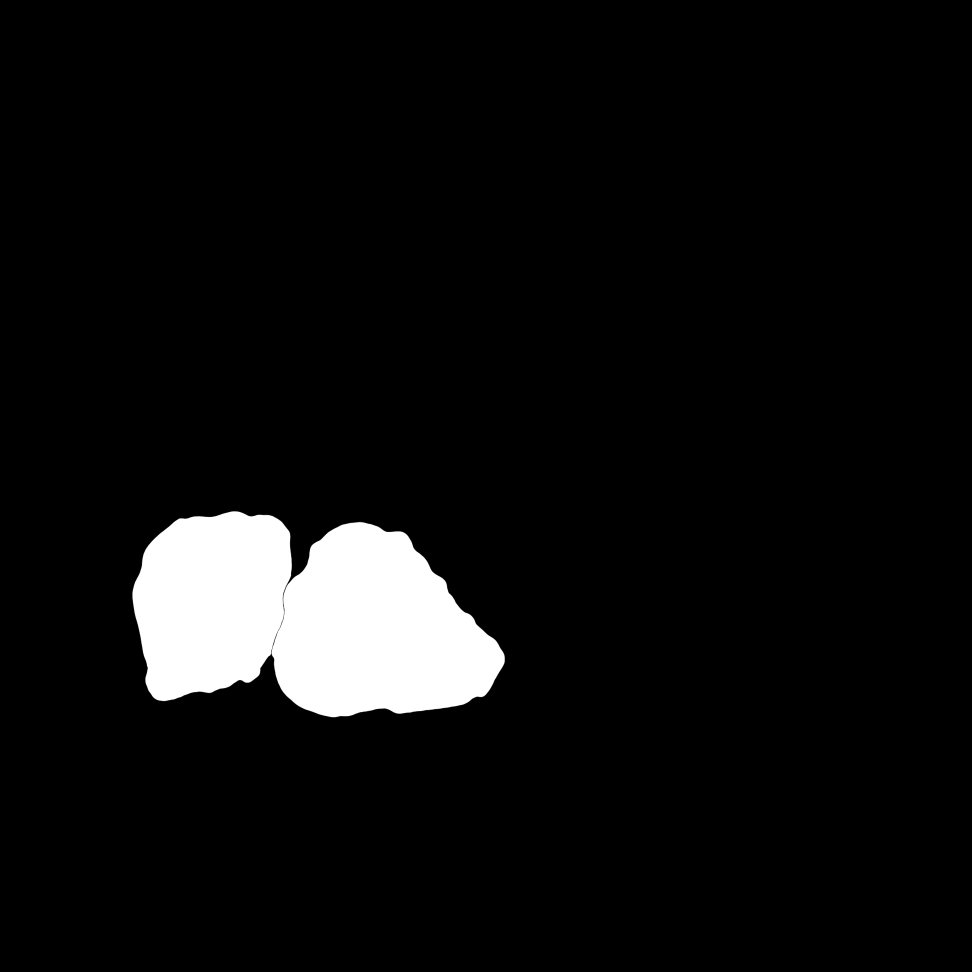
#> input picture Masks/L19_M1_C2.png, 1944 x 1944 px, found by its file name (shown at 1/2 size)
$ python CloudVersion.py
#> lines starting #> are read from the running program, lines starting #| are printed output that depends on the picture; after the words box and inside, x2 and y2 are one past the last pixel; in counts of white or black regions, pixels touching at a corner belong together
#> further down, img is the input picture: shape (1944, 1944, 3); min 0, max 255, mean 15
import time
import cv2
import cvzone
import numpy as np
from cvzone.ColorModule import ColorFinder

#Calculate the distance between two given points
def distanceCalculate(p1, p2):
    #p1 and p2 in format (x1,y1) and (x2,y2) tuples
    dis = ((p2[0] - p1[0]) ** 2 + (p2[1] - p1[1]) ** 2) ** 0.5
    return dis

#Calculate de Center of a contour polygon
def polygonCenter (contour):
    peri = cv2.arcLength(contour, True)
    approx = cv2.approxPolyDP(contour, 0.02 * peri, True)
    x, y, w, h = cv2.boundingRect(approx)
    cx, cy = x + (w // 2), y + (h // 2)
    return cx, cy

#Pre Process Method
def coreIdentification(img):

    mask = dynamicThresholding(img)
    #Pre Process
    contours, hierarchy = cv2.findContours(mask, cv2.RETR_EXTERNAL, cv2.CHAIN_APPROX_NONE)
    cv2.drawContours(mask,contours, -1, color=(255,255,255),thickness=cv2.FILLED)
    minArea = 7000
    for i in range(len(contours)):
        cnt = contours[i]
        area = cv2.contourArea(cnt)
        if area < minArea:
            cv2.drawContours(mask,contours,i,color=(0,0,0),thickness=cv2.FILLED)

    #Checking if the contoures detected are actual cores
    mask2 = np.zeros((1944,1944 , 1), dtype = np.uint8)
    cores = cv2.HoughCircles(mask, cv2.HOUGH_GRADIENT, 1, 160, param1=50, param2=6, minRadius=110, maxRadius=120)

    if cores is not None:
        cores = np.uint16(np.around(cores))

        #Getting rid of the not rounded contours
        contours, hierarchy1 = cv2.findContours(mask, cv2.RETR_EXTERNAL, cv2.CHAIN_APPROX_NONE)
        for (x,y,r ) in cores[0,:]:
            for i in range(len(contours)):
                cnt = contours[i]
                if 1 ==  cv2.pointPolygonTest(cnt,(x,y),False):
                    cv2.drawContours(mask2,contours,i,color=(255,255,255),thickness=cv2.FILLED)

    #Update found cores contours
    contours, hierarchy1 = cv2.findContours(mask2, cv2.RETR_EXTERNAL, cv2.CHAIN_APPROX_NONE)

    return mask2, contours

#Cytoplasm Identification
def cytoplasmIdentification (img, coreMask, cores):

    #CoreColors
    myColorFinder = ColorFinder(False)
    # Custom Color
    hsvVals = {'hmin': 70, 'smin': 180, 'vmin': 104, 'hmax': 255, 'smax': 255, 'vmax': 255}
    #Color Detection
    coreImgColor, mask = myColorFinder.update(img,hsvVals)

    myColorFinder = ColorFinder(False)
    # Custom Color
    #hsv(285, 20%, 86%)
    hsvVals = {'hmin': 14, 'smin': 29, 'vmin': 60, 'hmax': 360, 'smax': 360, 'vmax': 360}
    #Color Detection
    imgColor, mask = myColorFinder.update(img,hsvVals)
    diff = cv2.subtract(imgColor, coreImgColor)

    contours, hierarchy = cv2.findContours(mask, cv2.RETR_EXTERNAL, cv2.CHAIN_APPROX_NONE)
    cv2.drawContours(mask,contours, -1, color=(255,255,255),thickness=cv2.FILLED)
    minArea = 7000
    for i in range(len(contours)):
        cnt = contours[i]
        area = cv2.contourArea(cnt)
        if area < minArea:
            cv2.drawContours(mask,contours,i,color=(0,0,0),thickness=cv2.FILLED)
    diff2 = cv2.subtract(mask, coreMask)
    kernel = np.ones((5,5),np.uint8)
    diff2 = cv2.erode(diff2,kernel,iterations=1)

    contours, hierarchy = cv2.findContours(diff2, cv2.RETR_EXTERNAL, cv2.CHAIN_APPROX_NONE)
    cv2.drawContours(diff2,contours, -1, color=(255,255,255),thickness=cv2.FILLED)
    minArea = 50000

    for i in range(len(contours)):
        cnt = contours[i]
        area = cv2.contourArea(cnt)
        if area < minArea:
            cv2.drawContours(diff2,contours,i,color=(0,0,0),thickness=cv2.FILLED)

    kernel = np.ones((5,5),np.uint8)
    diff2 = cv2.dilate(diff2,kernel,iterations=1)
    contours, hierarchy = cv2.findContours(diff2, cv2.RETR_EXTERNAL, cv2.CHAIN_APPROX_NONE)

    #Blank mask
    mask2 = np.zeros((1944,1944 , 1), dtype = np.uint8)
    #Checking if the cytoplasm detected are atatch to a sutable core
    contours, hierarchy = cv2.findContours(diff2, cv2.RETR_EXTERNAL, cv2.CHAIN_APPROX_NONE)

    #Getting rid of not false macrophages identified
    for i in range(len(cores)):
        #Cores center
        cx, cy = polygonCenter(cores[i])
        for j in range(len(contours)):
            #Cytoplasm center
            x, y = polygonCenter(contours[j])
            if 200 > distanceCalculate((x,y),(cx,cy)):
                cv2.drawContours(mask2,contours,j,color=(255,255,255),thickness=cv2.FILLED)
                cv2.drawContours(mask2,cores,i,color=(255,255,255),thickness=cv2.FILLED)

    return mask2

#Dynamic thresholding
def dynamicThresholding (img):
    #Reding input image
    img = cv2.cvtColor(img,cv2.COLOR_BGR2GRAY)
#> img: shape (1944, 1944)
    #Apply threshold
    ret1,th1 = cv2.threshold(img,0,255,cv2.THRESH_BINARY+cv2.THRESH_OTSU)
#> th1: shape (1944, 1944); 5.9% white; 1 white region, box (x1, y1, x2, y2) and area: (265, 1023, 1010, 1434) 221942
#> ret1 = 127
    #Invert mask
    th1 = cv2.bitwise_not(th1)
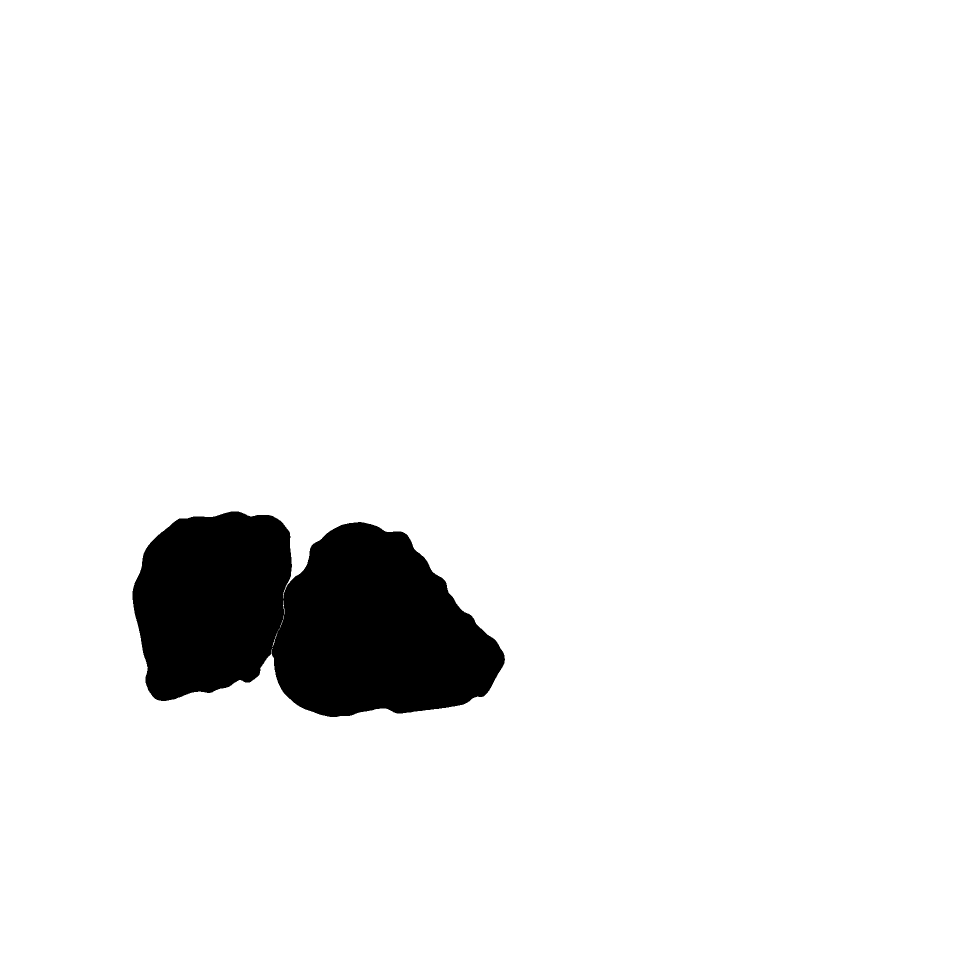
#> th1: shape (1944, 1944) (shown at 1/2 size); 94.1% white; 1 black region
    #Find contours
    contours, hierarchy = cv2.findContours(th1, cv2.RETR_EXTERNAL, cv2.CHAIN_APPROX_NONE)
#> contours = 1 contour; box (x1, y1, x2, y2) and area: (0, 0, 1944, 1944) 3775249
    #Draw contours
    cv2.drawContours(th1,contours, -1, color=(255,255,255),thickness=cv2.FILLED)
#> th1: shape (1944, 1944); 5.87% of pixels changed, all inside (x1, y1, x2, y2) = (265, 1023, 1010, 1434)
    #Filter by area
    minArea = 7000
    if len(contours) > 0:
        for i in range(len(contours)):
            cnt = contours[i]
            area = cv2.contourArea(cnt)
            if area >= minArea:
                cv2.drawContours(th1,contours,i,color=(0,0,0),thickness=cv2.FILLED)
#> this loop made 1 pass
#> area on pass 1: 3775249
#> th1: shape (1944, 1944); every value is 0
    #Update Contours
    contours, hierarchy = cv2.findContours(th1, cv2.RETR_EXTERNAL, cv2.CHAIN_APPROX_NONE)
#> contours = []
    #Hough Transform to check roundiness
    cores = cv2.HoughCircles(th1, cv2.HOUGH_GRADIENT, 1, 160, param1=50, param2=6, minRadius=110, maxRadius=120)
#> cores = None
    if cores is not None:
        cores = np.uint16(np.around(cores))
    #Blank Mask
    mask = np.zeros((1944,1944 , 1), dtype = np.uint8)
    if cores is not None:
        for (x,y,r ) in cores[0,:]:
            for i in range(len(contours)):
                cnt = contours[i]
                if 1 ==  cv2.pointPolygonTest(cnt,(x,y),False):
                    cv2.drawContours(mask,contours,i,color=(255,255,255),thickness=cv2.FILLED)
    #Update Contours
    contours, hierarchy = cv2.findContours(mask, cv2.RETR_EXTERNAL, cv2.CHAIN_APPROX_NONE)
    return mask

#Processing Images Method 1
def processImage(imgPre, img):
    print('\n'+"Method 1")
    #Finfing the Contours
    imgContours, conFound =  cvzone.findContours(img,imgPre,minArea=7000)
    #Defining what will be a macophag for us
    macrophages = 0
    if conFound:
        for contour in conFound:
            macrophages+=1
            peri = cv2.arcLength(contour['cnt'], True)
            approx = cv2.approxPolyDP(contour['cnt'], 0.02 * peri, True)
            area = contour['area']
            center = contour['center']
            print ("area: "+str(area)+'\n'+"center: "+str(center))
    print("total detected: "+str(macrophages))

#Reading the Image from the local storage
start_time = time.time()
img = cv2.imread('L19_M1_C2.png',1)
#img = cv2.imread('F1.png',1)

#Preprocess Image - Core Identification (Part 1)
coreMask, cores = coreIdentification(img)
#> in coreIdentification, `contours, hierarchy = cv2.findContours(mask, cv2.RETR_EXTERNAL, cv2.CH..`: contours = []
#> in coreIdentification, `cores = cv2.HoughCircles(mask, cv2.HOUGH_GRADIENT, 1, 160, param1=50, ..`: cores = None
#> cores = []

#Preprocess Image - Cytoplasm Identification (Part2)
#> (the run stopped early here; a loop or call above may not have finished)

$ run again, with Masks/L17_M2_C2.png copied over Masks/L19_M1_C2.png
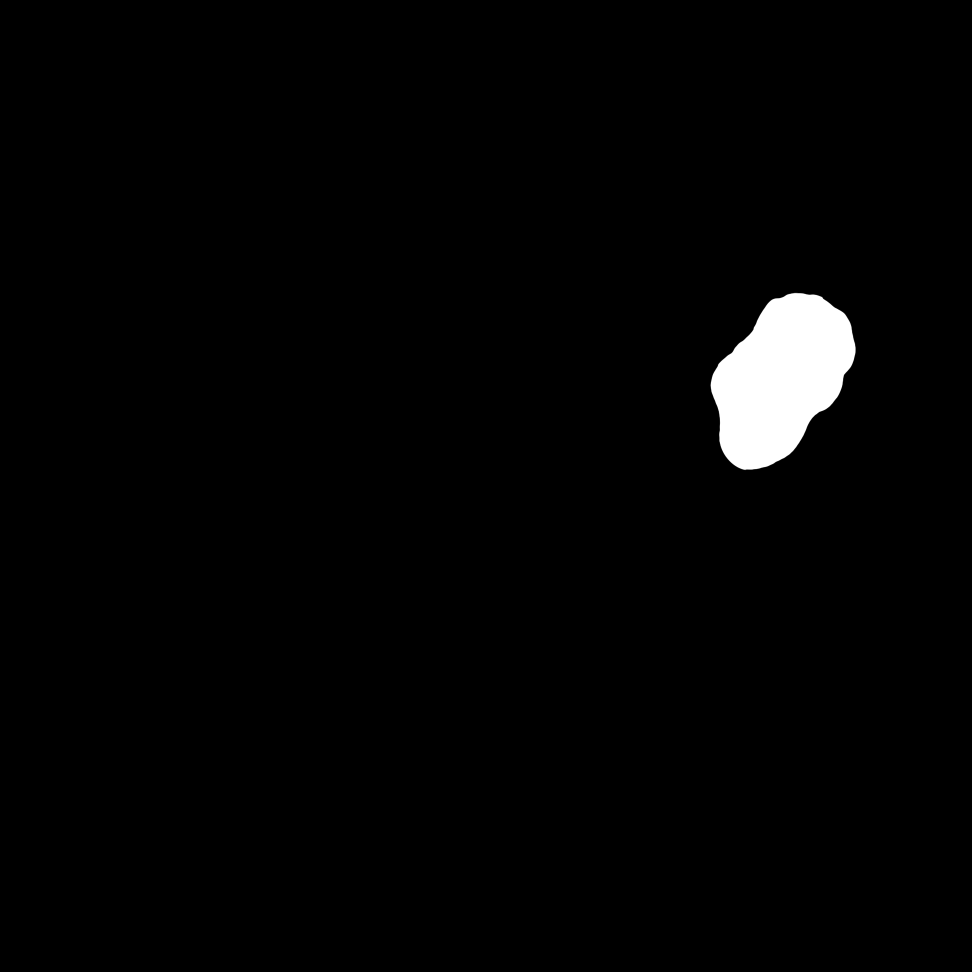
#> input picture Masks/L17_M2_C2.png, 1944 x 1944 px, found by its file name (shown at 1/2 size)
#> img is the input picture: shape (1944, 1944, 3); min 0, max 255, mean 4.6
#> img: shape (1944, 1944)
#> ret1 = 127
#> in dynamicThresholding, `th1 = cv2.bitwise_not(th1)`:
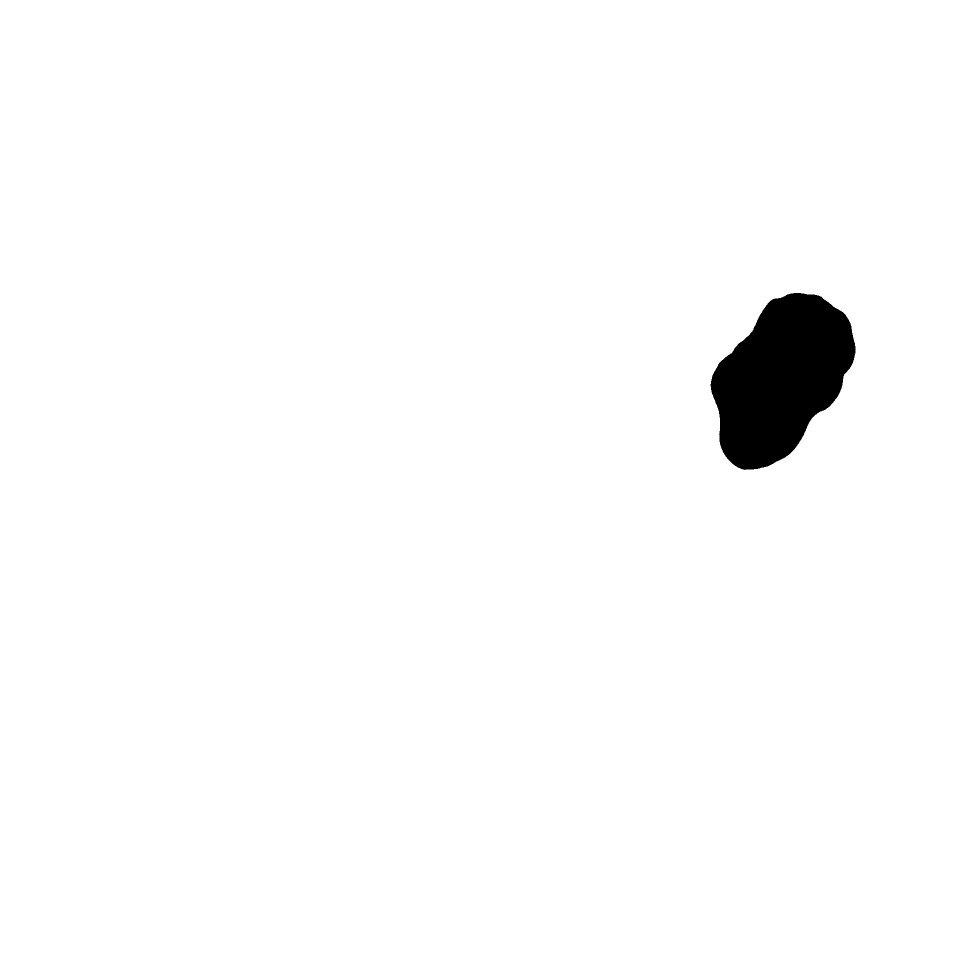
#> th1: shape (1944, 1944) (shown at 1/2 size); 98.2% white; 1 black region
#> in dynamicThresholding, `contours, hierarchy = cv2.findContours(th1, cv2.RETR_EXTERNAL, cv2.CHA..`: contours = 1 contour; box (x1, y1, x2, y2) and area: (0, 0, 1944, 1944) 3775249
#> the loop in dynamicThresholding, `for i in range(len(contours)):` made 1 pass
#> area on pass 1: 3775249
#> in dynamicThresholding, `contours, hierarchy = cv2.findContours(th1, cv2.RETR_EXTERNAL, cv2.CHA..`: contours = []
#> in dynamicThresholding, `cores = cv2.HoughCircles(th1, cv2.HOUGH_GRADIENT, 1, 160, param1=50, p..`: cores = None
#> in coreIdentification, `contours, hierarchy = cv2.findContours(mask, cv2.RETR_EXTERNAL, cv2.CH..`: contours = []
#> in coreIdentification, `cores = cv2.HoughCircles(mask, cv2.HOUGH_GRADIENT, 1, 160, param1=50, ..`: cores = None
#> `coreMask, cores = coreIdentification(img)`: cores = []

$ run again, with Masks/L19_M1_C1.png copied over Masks/L19_M1_C2.png
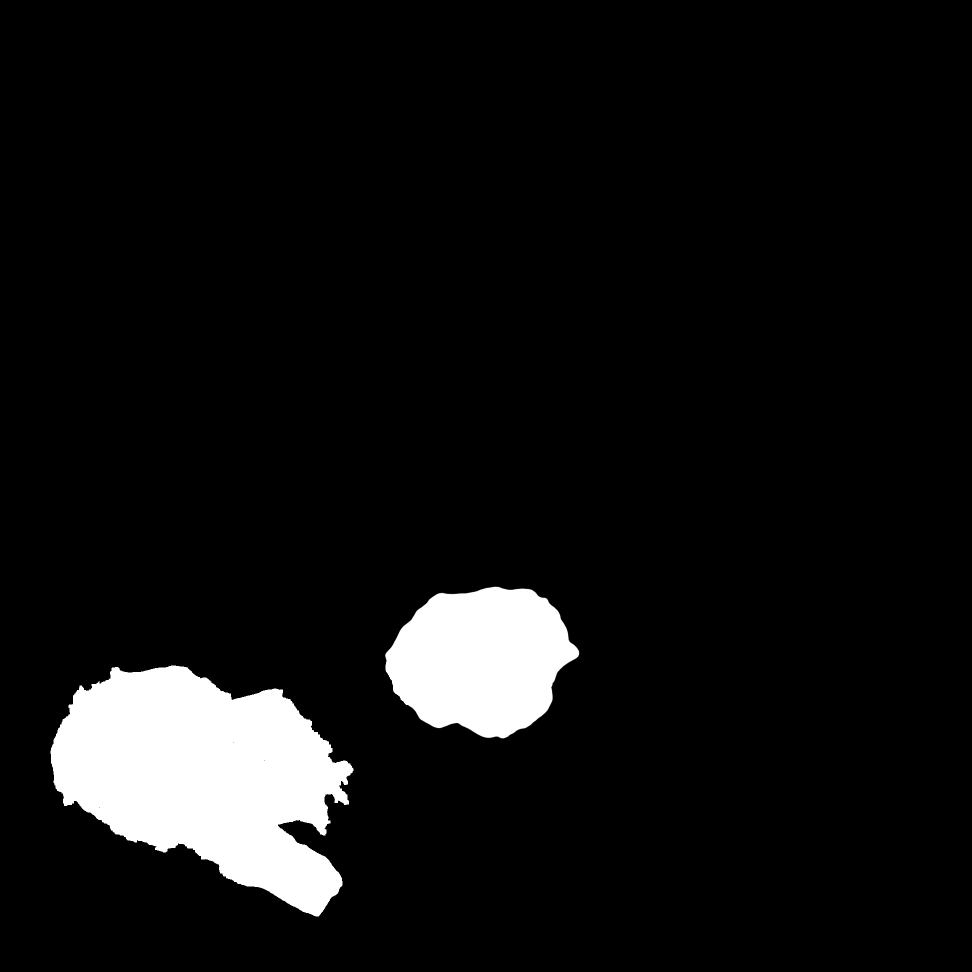
#> input picture Masks/L19_M1_C1.png, 1944 x 1944 px, found by its file name (shown at 1/2 size)
#> img is the input picture: shape (1944, 1944, 3); min 0, max 255, mean 18.3
#> img: shape (1944, 1944)
#> ret1 = 127
#> in dynamicThresholding, `th1 = cv2.bitwise_not(th1)`:
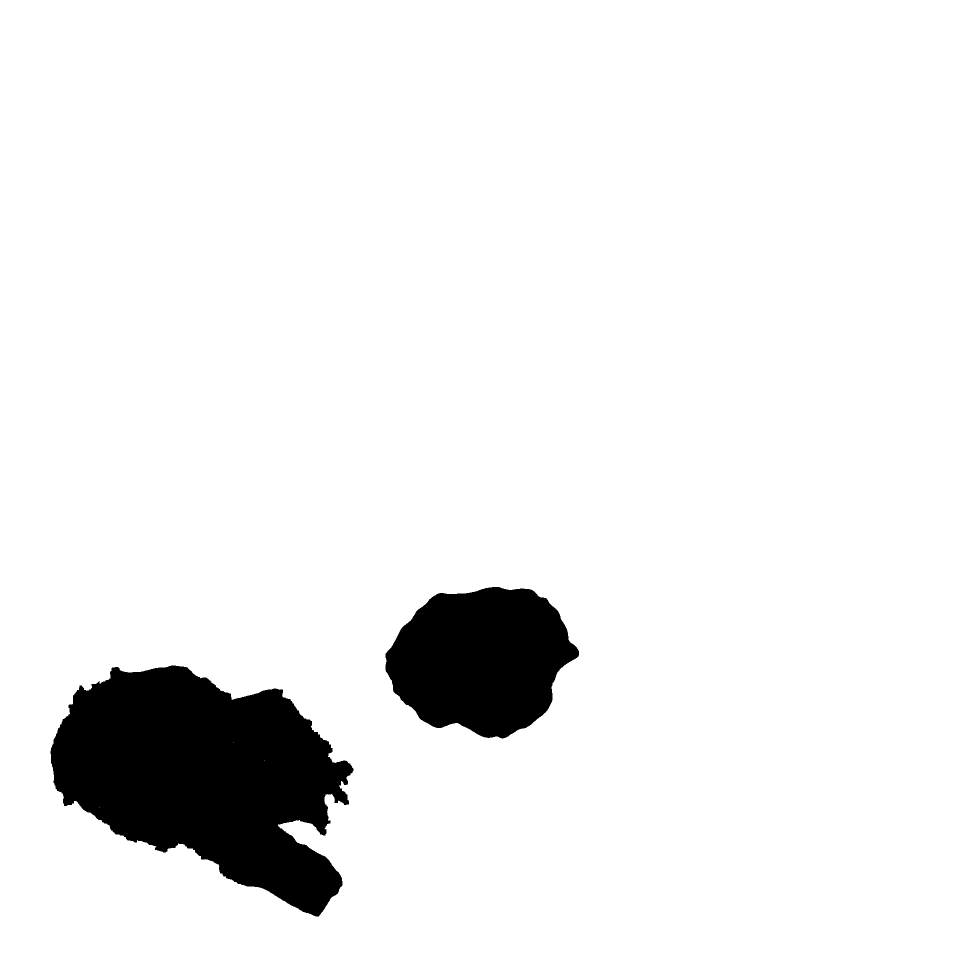
#> th1: shape (1944, 1944) (shown at 1/2 size); 92.8% white; 2 black regions
#> in dynamicThresholding, `contours, hierarchy = cv2.findContours(th1, cv2.RETR_EXTERNAL, cv2.CHA..`: contours = 1 contour; box (x1, y1, x2, y2) and area: (0, 0, 1944, 1944) 3775249
#> the loop in dynamicThresholding, `for i in range(len(contours)):` made 1 pass
#> area on pass 1: 3775249
#> in dynamicThresholding, `contours, hierarchy = cv2.findContours(th1, cv2.RETR_EXTERNAL, cv2.CHA..`: contours = []
#> in dynamicThresholding, `cores = cv2.HoughCircles(th1, cv2.HOUGH_GRADIENT, 1, 160, param1=50, p..`: cores = None
#> in coreIdentification, `contours, hierarchy = cv2.findContours(mask, cv2.RETR_EXTERNAL, cv2.CH..`: contours = []
#> in coreIdentification, `cores = cv2.HoughCircles(mask, cv2.HOUGH_GRADIENT, 1, 160, param1=50, ..`: cores = None
#> `coreMask, cores = coreIdentification(img)`: cores = []
